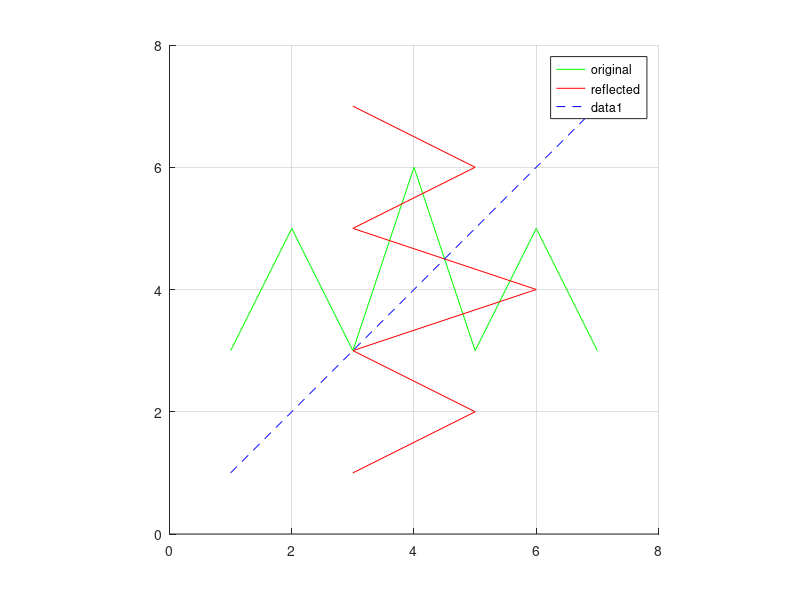

Source code (MATLAB):
A= [1 2 3 4 5 6 7; 3 5 3 6 3 5 3] ;

x = A(1,:);
y = A(2,:);
hold on;
R=[ 0 1 ; 1 0];
Refelection = R*A;
x1 = Refelection(1,:);
y1 = Refelection(2,:);
plot(x,y,'g-',x1,y1,'r-')
axis ([0 8 0 8 ] , 'equal' ) ;
grid on ;
legend ( 'original' , 'reflected' )
plot(x,x,'b--');
